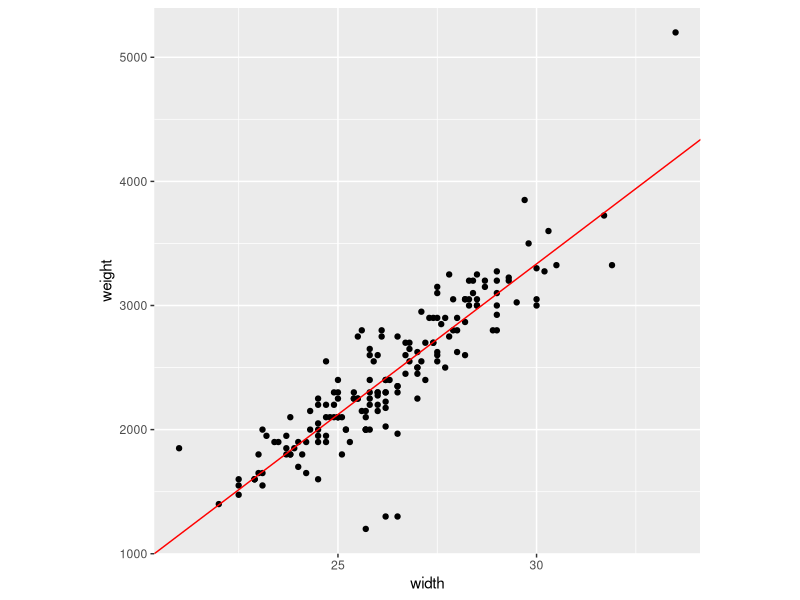

Here is the R script that generated this plot:
## ---- chunk 1
knitr::opts_chunk$set(
  echo = FALSE,
  fig.align = "center")
library(tidyverse)
## ---- chunk 2
x <- c(6.82, 1.44, 9.39,  8.51, 10.38,  4.59, 14.96,  9.68, 13.54,  6.42, 11.03,  
       3.53, 16.91,  9.52,  8.16,  8.97,  8.32,  3.58, 13.57,  9.99)
y <- c(36.69, 6.39, 49.59, 45.65, 52.18, 27.66, 79.35, 54.10, 71.01, 34.60, 61.17, 
       22.79, 91.20, 50.57, 44.11, 53.51, 45.96, 22.20, 73.01, 55.70)
## ---- chunk 3
crabs <- read.table("crabs.tsv", header = T, sep = "\t")
## ---- chunk 4
fit <- lm(weight ~ width, data = crabs)
beta0 <- fit$coef[1]; beta1 <- fit$coef[2]
ggplot(crabs, aes(width, weight)) + 
  geom_point() + 
  geom_abline(intercept = beta0, slope = beta1, color = "red") +
  theme(aspect.ratio = 1)
